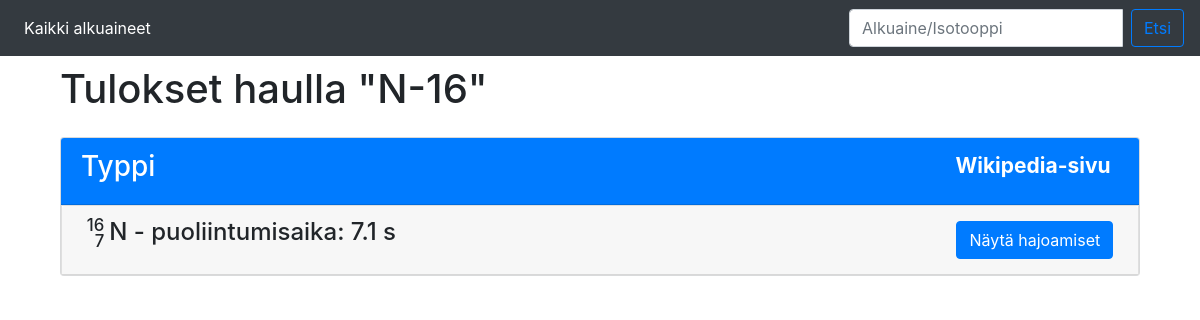
The app's page /N-16 with its own data.
### tables this page shows
CREATE TABLE elements (element TEXT, name TEXT);

CREATE TABLE atoms (id INTEGER NOT NULL PRIMARY KEY, protons INTEGER, element TEXT, mass INTEGER, isomere INTEGER, radioactive INTEGER, halflife REAL);

### decay_webapp.py (the view)
@app.route('/<string:element>')
def atom_element(element):
    search = '{}'.format(element)
    if(len(element)<3):
        q_element = upper_first(element)
        return fetch_results('select * from atoms LEFT JOIN elements ON '
                             'atoms.element = elements.element '
                             'where atoms.element = ?', (q_element,), search)
    else:
        return fetch_results('select * from atoms LEFT JOIN elements ON '
                             'atoms.element = elements.element '
                             'where elements.name LIKE ?', (element,), search)

### decay_webapp.py (called while the page is built)
def get_db():
    db = getattr(g, '_database', None)
    if db is None:
        db = g._database = sqlite3.connect(DATABASE)
    return db

@app.teardown_appcontext
def close_connection(exception):
    db = getattr(g, '_database', None)
    if db is not None:
        db.close()

@app.route('/<int:number>-<string:atom>')
@app.route('/<string:atom>-<int:number>')
def atom_partial(number, atom):
    q_element = upper_first(atom)
    search = '{}-{}'.format(atom, number)
    return fetch_results('select * from atoms LEFT JOIN elements ON '
                         'atoms.element = elements.element '
                         'where atoms.element = ? '
                         'and (mass = ? or protons = ?)', (q_element, number,number),
                         search)

def upper_first(text):
    all_ups = text.upper()
    if len(all_ups) <= 1:
        return all_ups
    return all_ups[0] + all_ups[1:].lower()

def fetch_results(query, args=(), search_terms=''):
    c = get_db().cursor()
    c.execute(query, args)
    results = c.fetchall()
    if results:
        try:
            text = render_template('elements.html', elements=tidy_results(results),
                                   search_term=search_terms)
        except jinja2.TemplateSyntaxError as e:
            print('Tässä on nyt virhe "{}" rivillä "{}"'.format(e.message, e.lineno))
        return text
    else:
        return render_template('notfound.html')

def pretty_time(seconds):
    if seconds < 1e-9:
        return "{:0.2E} s".format(seconds)
    elif seconds < 1e-6:
        return "{:0.1f} ns".format(1e9*seconds)
    elif seconds < 1e-3:
        return "{:0.1f} &mu;s".format(1e6*seconds)
    elif seconds < 1:
        return "{:0.1f} ms".format(1e3*seconds)
    elif seconds < 100:
        return "{:0.1f} s".format(seconds)
    elif seconds < 3600:
        return "{:0.1f} min".format(seconds/60)
    elif seconds < 86400: # day
        return "{:0.1f} h".format(seconds/3600)
    elif seconds < 31557600.0: # year
        return "{:0.1f} d".format(seconds/86400)
    elif seconds < 3155760000000: # year
        return "{:0.0f} y".format(seconds/31557600.0)
    else:
        return "{:0.2E} y".format(seconds/31557600.0)

### templates/elements.html (shortened to what this page needs)
{% extends "layout.html" %}
{% block body %}
<main role="main" class="container">
  <div class="container">
    <h1 class="mb-4">Tulokset haulla "{{search_term}}"</h1>
    {% for element in elements %}
    <div class="card bg-light mb-3">
      <div class="card-header bg-primary text-white">
	<h3>
	  {{element.element}}<span class="badge float-right"> <a class="text-white" href="https://fi.wikipedia.org/wiki/{{element.element}}">Wikipedia-sivu</a></span></h3>
      </div>
      <div class="accordion" id="accordionElements">
	{% for row in element.rows %}
	<div class="card">
	  <div class="card-header" id="{{row.id}}">
	    <div class="row">
	      <div class="col">
		<h4 class="mb-0 align-middle">
		  <span class="limes"><span class="numup">{{row.mass}}{{row.isomere}}</span>
		    <span class="overdn">{{row.protons}}</span></span>{{row.atom}} - {{row.halflife |safe}}
	      </h4>
	    </div>
	    {% if row.daughters or row.parents %}
	    <div class="col">
	      <span class="badge float-right">
		<button class="btn btn-primary align-middle" type="button" data-toggle="collapse" data-target="#{{row.collapse}}" aria-expanded="false" aria-controls="{{row.collapse}}">Näytä hajoamiset
              </button></span>
	    </div>
	    {% endif %}
	  </div>
	</div>
      </div>
      {% endfor %}
    </div>
  </div>
  {% endfor %}
    </div>
</main>
{% endblock %}

### static/style.css (style rules this page uses)
.limes { position: relative; display: inline-block; margin: 0 0.2em; vertical-align: middle; text-align: right; }
.limes > span { display: block; margin:-0.5ex auto; }
.limes span.numup, .limes span.overdn { font-size: 70%; }
body { padding-top: 65px; }

### records on screen
elements: element "Typpi"
atoms: mass "16", protons "7", atom "N", halflife "puoliintumisaika: 7.1 s"

### other values on screen
{{ search_term }} "N-16"
